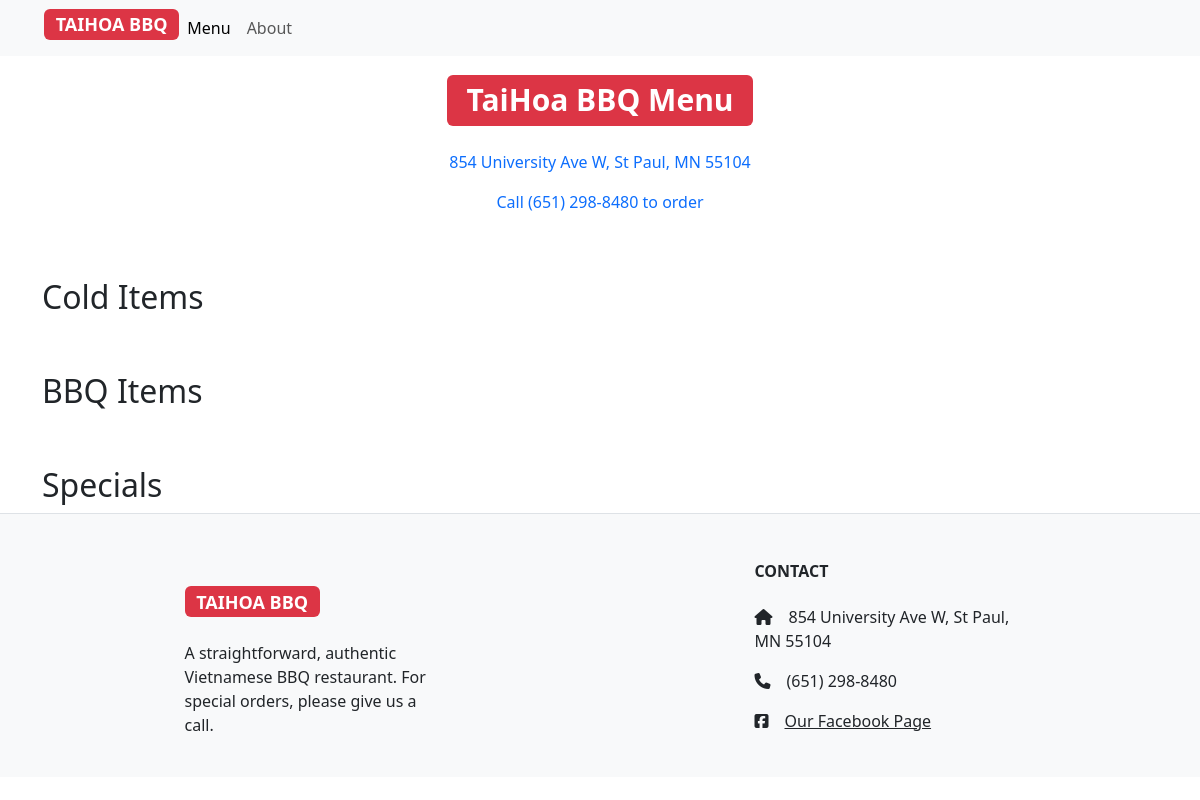
The app's page /, older data.
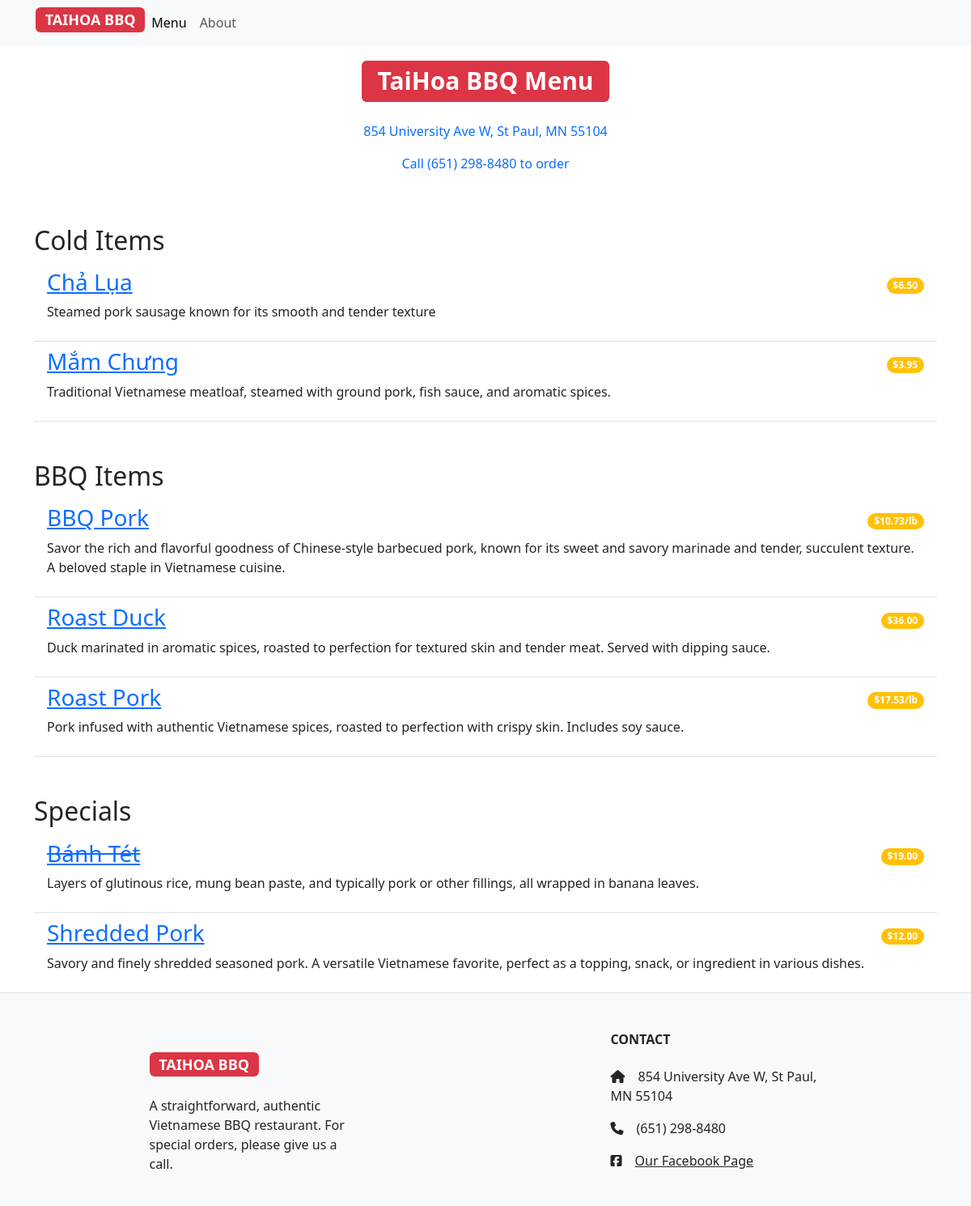
The same page, newer data.
### restaurant_menu/models.py (models this page shows, shortened)
class Item(models.Model):
    meal = models.CharField(max_length=1000, unique=True)
    description = models.CharField(max_length=2000)
    price = models.DecimalField(max_digits=10, decimal_places=2)
    meal_type = models.CharField(max_length=200, choices=MEAL_TYPE)
    author = models.ForeignKey(User, on_delete=models.PROTECT)
    status = models.IntegerField(choices=STATUS, default=0)
    date_created = models.DateTimeField(auto_now_add=True)
    date_updated = models.DateTimeField(auto_now=True)
    meal_photo = models.ImageField(upload_to='images/', default="empty")
    per_pound = models.IntegerField(choices=PER_POUND, default=0)

### restaurant_menu/views.py (the view)
# urls.py: path('', views.MenuList.as_view(), name='home'),
class MenuList(generic.ListView):
    queryset = Item.objects.order_by("meal")
    template_name = "index.html"
    def get_context_data(self, *, object_list=None, **kwargs):
        context = super().get_context_data(**kwargs)
        context["meals"] = MEAL_TYPE
        return context

### restaurant_menu/templates/index.html
{% extends 'base.html' %}
{% block content %}
<div class="container">
    <div class="flex-d flex-column justify-content-center text-center">
            <h1 class="pt-3"><span class="badge bg-danger">TaiHoa BBQ Menu</span></h1>
            <a href="https://www.google.com/maps/dir//Tai+Hoa+B.B.Q.,+University+Avenue+West,+Saint+Paul,+MN/@44.955447,-93.2185513,12z/data=!4m8!4m7!1m0!1m5!1m1!1s0x87f62a80441ec8fb:0xf1e1837a81f3e543!2m2!1d-93.1361564!2d44.9554328?entry=ttu"><p class="d-inline-block pt-3">854 University Ave W, St Paul, MN 55104</p></a>
            <a href="6512988480" class="text-decoration-none"><p>Call (651) 298-8480 to order</p></a>
    </div>
    <ul class="list-group list-group-flush">
        {% for meal in meals %}
            <h2 class="pt-5">{{ meal.1 }}</h2>
                {% for row in item_list %}
                    {% if row.meal_type == meal.0 %}
                        {% if row.status == 0 %}
                            <li class="list-group-item d-flex justify-content-between align-items-center border-0 pb-0">
                                <a href="{% url 'menu_item' row.pk %}"><h3><del>{{ row.meal }}</del></h3></a>
                                {% if row.per_pound == 0 %}
                                    <span class="badge bg-warning rounded-pill">${{ row.price }}</span>
                                {% else %}
                                    <span class="badge bg-warning rounded-pill">${{ row.price }}/lb</span>
                                {% endif %}
                            </li>
                            <li class="list-group-item pt-0">
                                <p>{{ row.description }}</p>
                            </li>
                        {% else %}
                            <li class="list-group-item d-flex justify-content-between align-items-center border-0 pb-0">
                                <a href="{% url 'menu_item' row.pk %}"><h3>{{ row.meal }}</h3></a>
                                {% if row.per_pound == 0 %}
                                    <span class="badge bg-warning rounded-pill">${{ row.price }}</span>
                                {% else %}
                                    <span class="badge bg-warning rounded-pill">${{ row.price }}/lb</span>
                                {% endif %}
                            </li>
                            <li class="list-group-item pt-0">
                                <p>{{ row.description }}</p>
                            </li>
                        {% endif %}
                    {% endif %}
                {% endfor %}
        {% endfor %}
    </ul>
</div>
{% endblock content %}

### restaurant_menu/templates/base.html (shortened to what this page needs)
<!DOCTYPE html>
{% load static %}
<html lang="en">
    <head>
        <link href="https://cdn.jsdelivr.net/npm/bootstrap@5.3.1/dist/css/bootstrap.min.css" rel="stylesheet">
    </head>
    <body>
        <nav class="navbar navbar-expand-lg bg-light">
            <div class="container-fluid">
                    <a class="navbar-brand" href="#">
                        <h4 class="text-uppercase fw-bold">
                            <a href="{% url 'home' %}">
                                <span class="badge bg-danger">TaiHoa BBQ</span>
                            </a>
                        </h4>
                    </a>
                <div class="collapse navbar-collapse" id="navbarNav">
                    <ul class="navbar-nav">
                         <li class="nav-item">
                            <a class="nav-link active" aria-current="page" href="{% url 'home' %}">Menu</a>
                        </li>
                        <li class="nav-item">
                            <a class="nav-link" aria-current="page" href="{% url 'about' %}">About</a>
                        </li>
                    </ul>
                </div>
            </div>
        </nav>
        {% block content %}
        {% endblock content %}
        <footer class="pt-auto text-center text-lg-start bg-light">
            <section class="border-bottom"></section>
            <div class="container text-center text-md-start mt-5">
                <div class="row mt-3">
                    <div class="col-md-3 col-lg-4 col-xl-3 mx-auto my-4">
                        <h4 class="text-uppercase fw-bold mb-4">
                            <a href="{% url 'home' %}">
                                <span class="badge bg-danger">TaiHoa BBQ</span>
                            </a>
                        </h4>
                        <p>
                            A straightforward, authentic Vietnamese BBQ restaurant. For special orders, please give us a call.
                        </p>
                    </div>
                    <div class="col-md-4 col-lg-3 col-xl-3 mx-auto mb-md-0 mb-4">
                        <h6 class="text-uppercase fw-bold mb-4">Contact</h6>
                        <p><i class="fas fa-home me-3"></i>854 University Ave W, St Paul, MN 55104</p>
                        <p><i class="fas fa-phone me-3"></i>(651) 298-8480</p>
                        <a href="https://m.facebook.com/profile.php?id=119936808019619" class="text-reset"><i class="fa-brands fa-square-facebook me-3"></i>Our Facebook Page</a>
                    </div>
                </div>
            </div>
        </footer>
    </body>
</html>

Row changes from the older to the newer data that the page shows:
added Item: meal "Chả Lụa", price "6.50", description "Steamed pork sausage known for its smooth and tender texture", shown under "Cold Items"
now on this page (row edited): Item: meal "Mắm Chưng", price "3.95", description "Traditional Vietnamese meatloaf, steamed with ground pork, fish sauce, and aromatic spices.", shown under "Cold Items"
now on this page (row edited): Item: meal "BBQ Pork", price "10.73", description "Savor the rich and flavorful goodness of Chinese-style barbecued pork, known for its sweet and savory marinade and tender, succulent texture. A beloved staple in Vietnamese cuisine.", shown under "BBQ Items"
now on this page (row edited): Item: meal "Roast Duck", price "36.00", description "Duck marinated in aromatic spices, roasted to perfection for textured skin and tender meat. Served with dipping sauce.", shown under "BBQ Items"
now on this page (row edited): Item: meal "Roast Pork", price "17.53", description "Pork infused with authentic Vietnamese spices, roasted to perfection with crispy skin. Includes soy sauce.", shown under "BBQ Items"
added Item: meal "Bánh Tét", price "19.00", description "Layers of glutinous rice, mung bean paste, and typically pork or other fillings, all wrapped in banana leaves.", shown under "Specials"
now on this page (row edited): Item: meal "Shredded Pork", price "12.00", description "Savory and finely shredded seasoned pork. A versatile Vietnamese favorite, perfect as a topping, snack, or ingredient in various dishes.", shown under "Specials"
